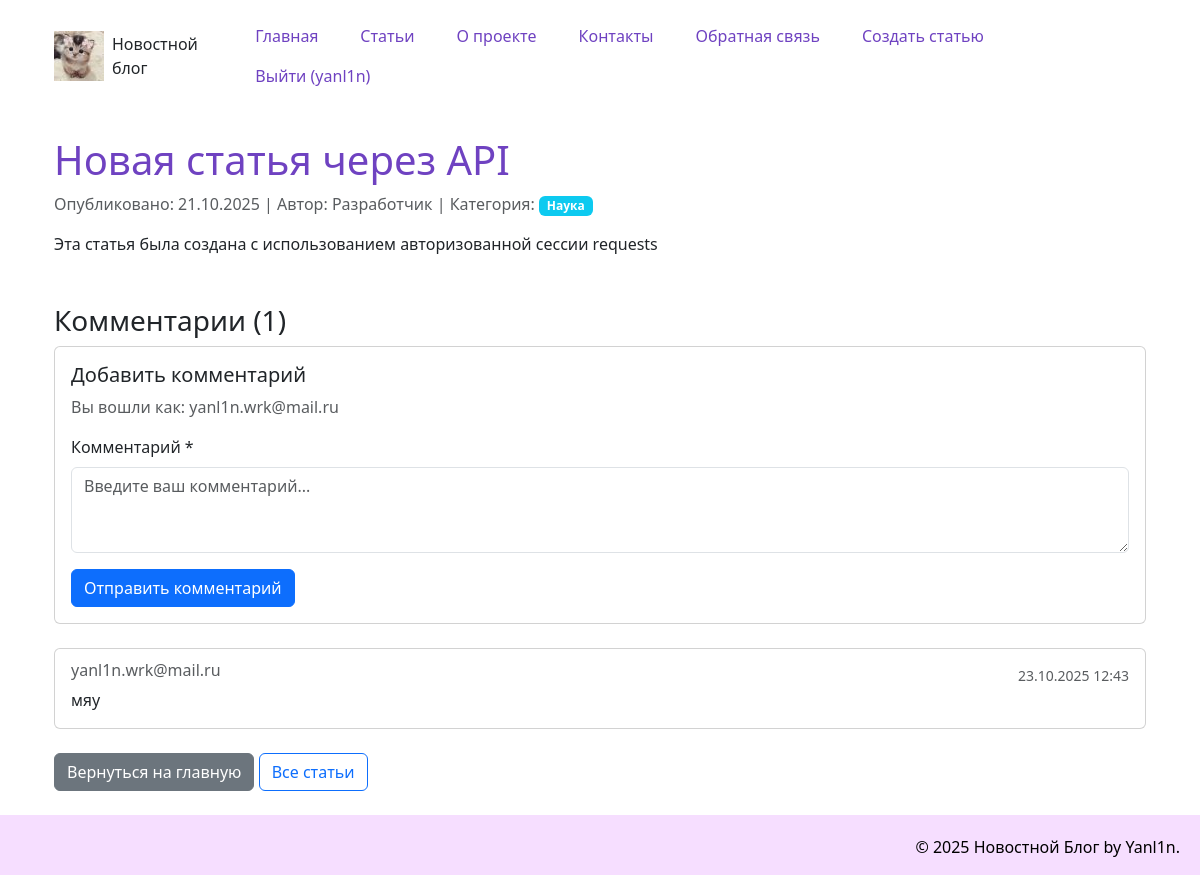
The page /news/4 (signed in) on the database its author committed.
### models.py (models this page shows, shortened)
class User(UserMixin, data_base.Model):
    __tablename__= "user"
    id = data_base.Column(data_base.Integer, primary_key = True)
    name = data_base.Column(data_base.String(100), nullable=False)
    email = data_base.Column(data_base.String(100), nullable=False)
    hashed_password = data_base.Column(data_base.String(200), nullable=False)
    date = data_base.Column(data_base.DateTime, default=datetime.utcnow)
    articles = data_base.relationship('Article', backref='author', lazy=True)

class Article(data_base.Model):
    __tablename__= "article"
    id = data_base.Column(data_base.Integer, primary_key = True)
    title = data_base.Column(data_base.String(200), nullable=False)
    text = data_base.Column(data_base.Text, nullable=False)
    date = data_base.Column(data_base.DateTime, default=datetime.utcnow)
    user_id = data_base.Column(data_base.Integer, data_base.ForeignKey('user.id'), nullable=False)
    category = data_base.Column(data_base.String(50), default='Общая')
    comment = data_base.relation('Comment', backref='article', lazy='dynamic')

class Comment(data_base.Model):
    __tablename__="comment"
    id = data_base.Column(data_base.Integer, primary_key = True)
    text = data_base.Column(data_base.Text, nullable=False)
    date = data_base.Column(data_base.DateTime, default=datetime.utcnow)
    article_id = data_base.Column(data_base.Integer, data_base.ForeignKey('article.id'), nullable=False)
    author_name = data_base.Column(data_base.String(100), nullable=False)

### app.py (the view, shortened to what this page needs)
@app.route('/news/<int:id>', methods=['GET', 'POST'])
def news_article(id):
    article = Article.query.get_or_404(id)
    comments = Comment.query.filter_by(article_id=id).order_by(Comment.date.desc()).all()
    return render_template('article.html', article=article, current_date=date.today(), comments=comments)

### app.py (called while the page is built)
@login_manager.user_loader
def load_user(user_id):
    return User.query.get(int(user_id))

### templates/article.html (shortened to what this page needs)
{% extends "base.html" %}
{% block content %}
<article>
    <header>
         <h1>
            {{article.title}}
        </h1>
        <p class="text-muted">
            Опубликовано: {{ article.date.strftime('%d.%m.%Y')}} |
            Автор: {{ article.author.name }} |
            Категория: <span class="badge bg-info">{{ article.category}}</span>
        </p>
    </header>
    <div class="article-content">
        {{ article.text|safe }}
    </div>
    <div class="mt-5">
        <h3>Комментарии ({{ comments|length }})</h3>
        {% if current_user.is_authenticated %}
        <div class="card mb-4">
            <div class="card-body">
                <h5 class="card-title">Добавить комментарий</h5>
                <p class="text-muted">Вы вошли как: {{ current_user.email }}</p>
                <form method="POST">
                    <div class="mb-3">
                        <label for="comment_text" class="form-label">Комментарий *</label>
                        <textarea class="form-control" id="comment_text" name="comment_text" rows="3" required
                                  placeholder="Введите ваш комментарий..."></textarea>
                    </div>
                    <button type="submit" class="btn btn-primary">Отправить комментарий</button>
                </form>
            </div>
        </div>
        {% else %}
        <div class="alert alert-info">
            <h5>Хотите оставить комментарий?</h5>
            <p>Пожалуйста, <a href="{{ url_for('login_page', next=request.url) }}" class="alert-link">войдите</a> или
               <a href="{{ url_for('register') }}" class="alert-link">зарегистрируйтесь</a>, чтобы оставлять комментарии.</p>
        </div>
        {% endif %}
        {% for comment in comments %}
        <div class="card mb-3">
            <div class="card-body">
                <div class="d-flex justify-content-between align-items-start">
                    <div>
                        <h6 class="card-subtitle mb-2 text-muted">{{ comment.author_name }}</h6>
                        <p class="card-text mb-0">{{ comment.text }}</p>
                    </div>
                    <small class="text-muted">{{ comment.date.strftime('%d.%m.%Y %H:%M') }}</small>
                </div>
            </div>
        </div>
        {% else %}
        <div class="alert alert-info">
            Пока нет комментариев. Будьте первым!
        </div>
        {% endfor %}
    </div>
    <div class="mt-4 mb-4 d-flex justify-content-between align-items-center">
    <div>
        <a href="{{ url_for('index') }}" class="btn btn-secondary">Вернуться на главную</a>
        <a href="{{ url_for('articles_list') }}" class="btn btn-outline-primary">Все статьи</a>
    </div>
</div>
</article>
{% endblock %}

### templates/base.html (shortened to what this page needs)
<!DOCTYPE html>
<html lang="ru">
<head>
    <link href="https://cdn.jsdelivr.net/npm/bootstrap@5.3.8/dist/css/bootstrap.min.css" rel="stylesheet">
    <link rel="stylesheet" href="{{ url_for('static', filename='css/main.css')}}">
</head>
<body>
    <div class="container">
        <div class="container">
            <header class="d-flex justify-content-between align-items-center py-3">
                <a href="/" class="d-flex align-items-center text-dark text-decoration-none">
                    <img src="{{ url_for('static', filename='img/cat.jpg')}}" alt="Логотип" width="50" height="50" class="me-2">
                Новостной блог
            </a>
            <ul class="nav nav-pills">
                <li class="nav-item"><a href="{{ url_for('index')}}" class="nav-link" aria-current="page">Главная</a></li>
                <li class="nav-item"><a href="{{ url_for('articles_list')}}" class="nav-link">Статьи</a></li>
                <li class="nav-item"><a href="{{ url_for('about')}}" class="nav-link">О проекте</a></li>
                <li class="nav-item"><a href="{{ url_for('contact')}}" class="nav-link">Контакты</a></li>
                <li class="nav-item"><a href="{{ url_for('feedback')}}" class="nav-link">Обратная связь</a></li>
                {% if current_user.is_authenticated %}
                    <li class="nav-item"><a href="{{ url_for('create_article')}}" class="nav-link">Создать статью</a></li>
                    <li class="nav-item"><a href="{{ url_for('logout')}}" class="nav-link">Выйти ({{ current_user.name }})</a></li>
                {% else %}
                    <li class="nav-item"><a href="{{ url_for('login_page')}}" class="nav-link">Войти</a></li>
                    <li class="nav-item"><a href="{{ url_for('register')}}" class="nav-link">Регистрация</a></li>
                {% endif %}
            </ul>
            </header>
        </div>
        <div class="container mt-4">
            {% block content %}{% endblock %}
        </div>
    </div>
    <footer>
        <p>&copy; 2025 Новостной Блог by Yanl1n.</p>
    </footer>
</body>
</html>

### static/css/main.css (style rules this page uses)
body { display: flex; flex-direction: column; min-height: 100vh; }
.container { flex: 1; }
h1 { color:#6f42c1; }
footer { margin-top: auto; padding: 20px; background: #F6DEFF; text-align: right; color: black; height: 60px; }
.nav-pills .nav-link { color:#6f42c1; margin: 0 5px; }

### rows shown on the page
User: name "yanl1n", email "yanl1n.wrk@mail.ru"
Article: title "Новая статья через API", date "21.10.2025", category "Наука", text "Эта статья была создана с использованием авторизованной сессии requests"
User: author.name "Разработчик"
Comment: author_name "yanl1n.wrk@mail.ru", text "мяу", date "23.10.2025 12:43"

### other values the page prints
{{ comments|length }} "1"
